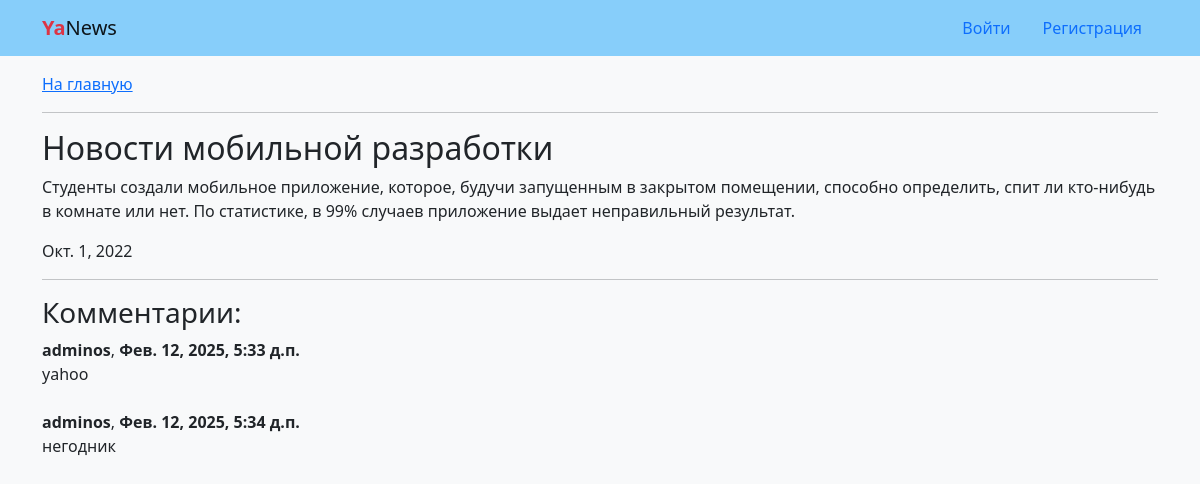
Screenshot of /news/2/ with the database file from the repository.
### news/models.py (models this page shows, shortened)
class News(models.Model):
    title = models.CharField(max_length=50)
    text = models.TextField()
    date = models.DateField(default=datetime.today)
    class Meta:
        ordering = ('-date',)
        verbose_name_plural = 'Новости'
        verbose_name = 'Новость'

class Comment(models.Model):
    news = models.ForeignKey(
        News,
        on_delete=models.CASCADE
    )
    author = models.ForeignKey(
        settings.AUTH_USER_MODEL,
        on_delete=models.CASCADE,
    )
    text = models.TextField()
    created = models.DateTimeField(auto_now_add=True)
    class Meta:
        ordering = ('created',)

### news/views.py (the view, shortened to what this page needs)
# urls.py: path('news/<int:pk>/', views.NewsDetailView.as_view(), name='detail'),
class NewsDetailView(generic.View):
    def get(self, request, *args, **kwargs):
        view = NewsDetail.as_view()
        return view(request, *args, **kwargs)

### news/views.py (called while the page is built)
    def get_object(self, queryset=None):
        obj = get_object_or_404(
            self.model.objects.prefetch_related('comment_set__author'),
            pk=self.kwargs['pk']
        )
        return obj

    def get_context_data(self, **kwargs):
        context = super().get_context_data(**kwargs)
        if self.request.user.is_authenticated:
            context['form'] = CommentForm()
        return context

### templates/news/detail.html (shortened to what this page needs)
{% extends "base.html" %}
{% block content %}
  <a href="{% url 'news:home' %}">На главную</a>
  <hr>
  <h2>{{ news.title }}</h2>
  <p>{{ news.text }}</p>
  <p>{{ news.date }}</p>
  <hr>
  <h3 id="comments">Комментарии:</h3>
  {% for comment in news.comment_set.all %}
    <div>
      <b>{{ comment.author }}</b>, <b>{{ comment.created }}</b>
      <p class="mb-0">{{ comment.text|linebreaksbr }}</p>
    </div>
    <br>
  {% empty %}
    <p>Здесь никто ничего не написал...</p>
  {% endfor %}
{% endblock content %}

### rows the page displays
News: title "Новости мобильной разработки", text "Студенты создали мобильное приложение, которое, будучи запущенным в закрытом помещении, способно определить, спит ли кто-нибудь в комнате или нет. По статистике, в 99% случаев приложение выдает неправильный результат.", date "Окт. 1, 2022"
Comment: author "adminos", created "Фев. 12, 2025, 5:33 д.п.", text "yahoo"
Comment: author "adminos", created "Фев. 12, 2025, 5:34 д.п.", text "негодник"
